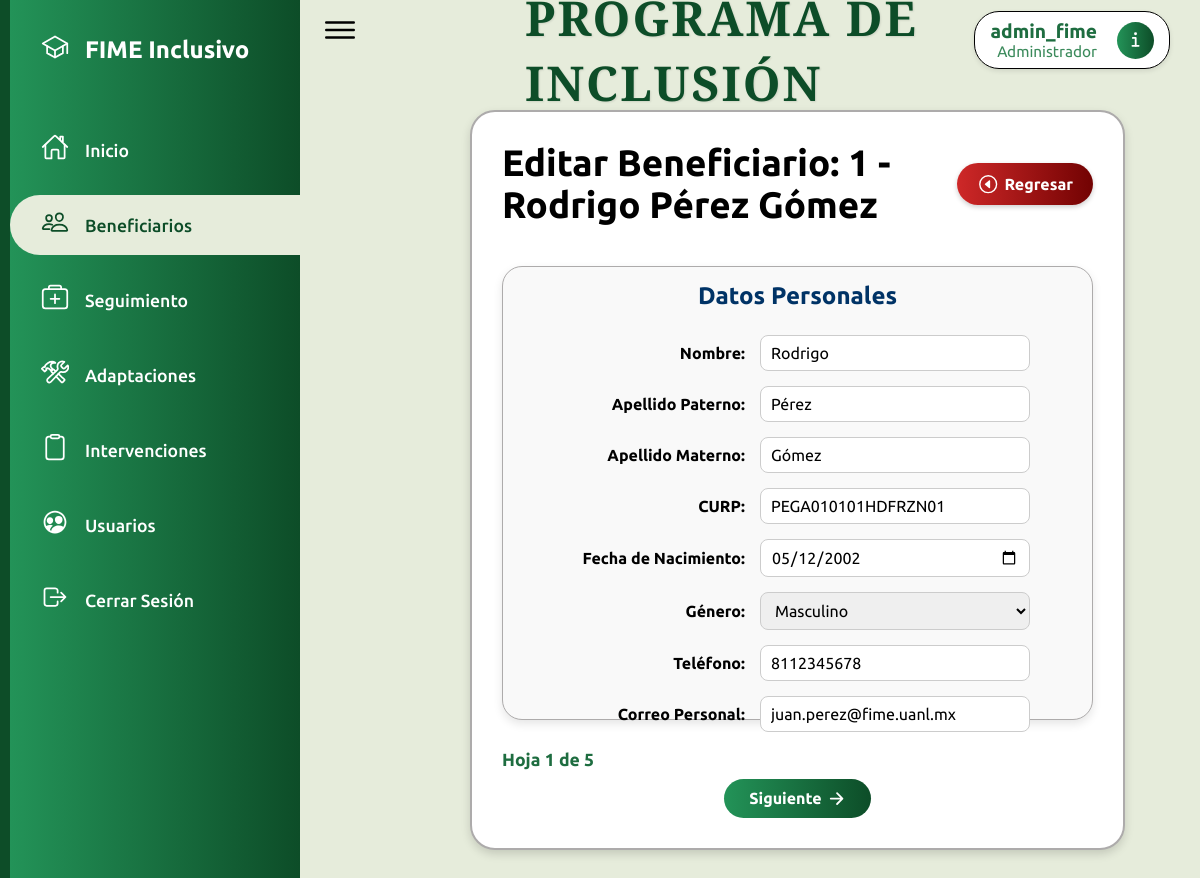
Page /modules/beneficiarios/editar_beneficiarios.php?id=1 (signed in) on the committed database.
### tables this page shows
CREATE TABLE `beneficiarios` (
  `id_beneficiario` int(11) NOT NULL,
  `nombre` varchar(100) NOT NULL,
  `apellido_paterno` varchar(100) NOT NULL,
  `apellido_materno` varchar(100) DEFAULT NULL,
  `curp` char(18) NOT NULL,
  `fecha_nacimiento` date NOT NULL,
  `genero` enum('Masculino','Femenino','Otro') NOT NULL,
  `telefono` varchar(15) DEFAULT NULL,
  `correo_institucional` varchar(100) DEFAULT NULL,
  `matricula` varchar(20) NOT NULL,
  `carrera` varchar(100) NOT NULL,
  `semestre` tinyint(4) NOT NULL CHECK (`semestre` between 1 and 12),
  `plan_de_estudio` smallint(6) NOT NULL,
  `estatus_academico` enum('Activo','Baja temporal','Egresado','Baja definitiva') NOT NULL,
  `tipo_discapacidad` varchar(100) DEFAULT NULL,
  `diagnostico` text DEFAULT NULL,
  `adaptaciones` text DEFAULT NULL,
  `recursos_asignados` text DEFAULT NULL,
  `profesional_asignado` int(11) DEFAULT NULL,
  `fecha_ingreso` date DEFAULT NULL,
  `estado_inicial` varchar(100) DEFAULT NULL,
  `observaciones_iniciales` text DEFAULT NULL,
  `nombre_emergencia` varchar(100) DEFAULT NULL,
  `telefono_emergencia` varchar(10) DEFAULT NULL,
  `parentesco_emergencia` varchar(50) DEFAULT NULL
);

### modules/beneficiarios/editar_beneficiarios.php (the view, shortened to what this page needs)
<?php
$user = $_SESSION['usuarioingresando'];
include '../../config/db.php';
$beneficiario = null;
if (isset($_GET['id']) && is_numeric($_GET['id'])) {
    $beneficiario_id = intval($_GET['id']);
    $query = "SELECT * FROM beneficiarios WHERE id_beneficiario = ?";
    if ($stmt = mysqli_prepare($conex, $query)) {
        mysqli_stmt_bind_param($stmt, "i", $beneficiario_id);
        mysqli_stmt_execute($stmt);
        $result = mysqli_stmt_get_result($stmt);
        $beneficiario = mysqli_fetch_assoc($result);
    }
}
?>
<!DOCTYPE html>
<html lang="es">
<head>
    <link rel="stylesheet" href="../../assets/css/sidebar.css">
    <link rel="stylesheet" href="https://cdnjs.cloudflare.com/ajax/libs/font-awesome/5.15.4/css/all.min.css">
</head>
<body>
    <?php
    $currentPage = basename($_SERVER['PHP_SELF']);
    ?>
    <div class="container">
        <div class="navigation">
            <ul>
                <li>
                    <a href="#">
                        <span class="icon">
                            <ion-icon name="school-outline"></ion-icon>
                        </span>
                        <span class="title">FIME Inclusivo</span>
                    </a>
                </li>
                <li class="<?php echo ($currentPage == 'dashboard.php') ? 'active' : ''; ?>">
                    <a href="../../modules/auth/dashboard.php" data-tooltip="Inicio">
                        <span class="icon"><ion-icon name="home-outline"></ion-icon></span>
                        <span class="title">Inicio</span>
                    </a>
                </li>
                <?php
                $beneficiariosPages = ['index_beneficiarios.php', 'crear_beneficiarios.php', 'editar_beneficiarios.php', 'ver_beneficiarios.php'];
                ?>
                <li class="<?php echo in_array($currentPage, $beneficiariosPages) ? 'active' : ''; ?>">
                    <a href="../../modules/beneficiarios/index_beneficiarios.php" data-tooltip="Beneficiarios">
                        <span class="icon"><ion-icon name="people-outline"></ion-icon></span>
                        <span class="title">Beneficiarios</span>
                    </a>
                </li>
                <?php
                $diagnosticosPages = ['index_diagnosticos.php', 'crear_diagnosticos.php', 'editar_diagnosticos.php', 'historico_diagnosticos.php', 'ver_diagnosticos.php'];
                ?>
                <li class="<?php echo in_array($currentPage, $diagnosticosPages) ? 'active' : ''; ?>">
                    <a href="../../modules/diagnosticos/index_diagnosticos.php" data-tooltip="Diagnósticos">
                        <span class="icon"><ion-icon name="medkit-outline"></ion-icon></span>
                        <span class="title">Seguimiento</span>
                    </a>
                </li>
                <?php
                $adaptacionesPages = ['index_adaptaciones.php', 'crear_adaptaciones.php', 'editar_adaptaciones.php', 'historico_adaptaciones.php', 'ver_adaptaciones.php'];
                ?>
                <li class="<?php echo in_array($currentPage, $adaptacionesPages) ? 'active' : ''; ?>">
                    <a href="../../modules/adaptaciones/index_adaptaciones.php" data-tooltip="Adaptaciones">
                        <span class="icon"><ion-icon name="construct-outline"></ion-icon></span>
                        <span class="title">Adaptaciones</span>
                    </a>
                </li>
                <?php
                $intervencionesPages = ['index_intervenciones.php', 'crear_intervenciones.php', 'editar_intervenciones.php', 'historico_intervenciones.php', 'ver_intervenciones.php'];
                ?>
                <li class="<?php echo in_array($currentPage, $intervencionesPages) ? 'active' : ''; ?>">
                    <a href="../../modules/intervenciones/index_intervenciones.php" data-tooltip="Intervenciones">
                        <span class="icon"><ion-icon name="clipboard-outline"></ion-icon></span>
                        <span class="title">Intervenciones</span>
                    </a>
                </li>
                <?php
                if (isset($_SESSION['rol']) && $_SESSION['rol'] === 'Administrador') {
                    $usuariosPages = ['index_usuarios.php', 'crear_usuarios.php', 'editar_usuarios.php', 'ver_usuarios.php'];
                ?>
                    <li class="<?php echo in_array($currentPage, $usuariosPages) ? 'active' : ''; ?>">
                        <a href="../../modules/usuarios/index_usuarios.php" data-tooltip="Usuarios">
                            <span class="icon"><ion-icon name="people-circle-outline"></ion-icon></span>
                            <span class="title">Usuarios</span>
                        </a>
                    </li>
                <?php
                }
                ?>
                <li>
                    <a href="#" onclick="showLogoutModal()" data-tooltip="Cerrar Sesión">
                        <span class="icon">
                            <ion-icon name="log-out-outline"></ion-icon>
                        </span>
                        <span class="title">Cerrar Sesión</span>
                    </a>
                </li>
            </ul>
        </div>
    </div>
    <div class="main">
        <div class="topbar">
            <div class="toggle">
                <ion-icon name="menu-outline"></ion-icon>
            </div>
            <h2 class="page-title">PROGRAMA DE INCLUSIÓN</h2>
            <div class="user-box">
                <div class="user-info">
                    <div class="user-name"><?php echo htmlspecialchars($user); ?></div>
                    <div class="user-role"><?php echo htmlspecialchars($_SESSION['rol']); ?></div>
                </div>
                <button class="info-btn" onclick="mostrarInfo()">
                    <ion-icon name="information-outline"></ion-icon>
                </button>
            </div>
        </div>
        <div class="beneficiary-container">
            <div class="header-section">
                <?php
                $nombre_completo_beneficiario = trim(
                    $beneficiario['nombre'] . ' ' .
                        $beneficiario['apellido_paterno'] . ' ' .
                        ($beneficiario['apellido_materno'] ?? '')
                );
                ?>
                <h2 class="section-title">Editar Beneficiario:
                    <?php echo htmlspecialchars($beneficiario['id_beneficiario'] . ' - ' . $nombre_completo_beneficiario); ?>
                </h2>
                <a href="../../modules/beneficiarios/index_beneficiarios.php" class="btn-regresar">
                    <ion-icon name="caret-back-circle-outline"></ion-icon> Regresar
                </a>
            </div>
            <div class="form-pagination-container">
                <form id="beneficiaryForm" action="actualizar_beneficiarios.php" method="POST">
                    <div class="form-page is-active" data-page="1">
                        <h3>Datos Personales</h3>
                        <label><span>Nombre:</span><input type="text" name="nombre" value="<?php echo htmlspecialchars($beneficiario['nombre'] ?? ''); ?>" pattern="[A-Za-zÁÉÍÓÚáéíóúÑñ\s]+" title="Solo se permiten letras y espacios." maxlength="100" required></label>
                        <label><span>Apellido Paterno:</span><input type="text" name="apellido_paterno" value="<?php echo htmlspecialchars($beneficiario['apellido_paterno'] ?? ''); ?>" pattern="[A-Za-zÁÉÍÓÚáéíóúÑñ\s]+" title="Solo se permiten letras y espacios." maxlength="100" required></label>
                        <label><span>Apellido Materno:</span><input type="text" name="apellido_materno" value="<?php echo htmlspecialchars($beneficiario['apellido_materno'] ?? ''); ?>" pattern="[A-Za-zÁÉÍÓÚáéíóúÑñ\s]+" title="Solo se permiten letras y espacios." maxlength="100" required></label>
                        <label><span>CURP:</span><input type="text" name="curp" value="<?php echo htmlspecialchars($beneficiario['curp'] ?? ''); ?>" minlength="18" maxlength="18" required pattern="[A-Z0-9]{18}" title="El CURP debe tener exactamente 18 caracteres alfanuméricos y estar en mayúsculas."></label>
                        <label><span>Fecha de Nacimiento:</span><input type="date" name="fecha_nacimiento" value="<?php echo htmlspecialchars($beneficiario['fecha_nacimiento'] ?? ''); ?>" required></label>
                        <label><span>Género:</span>
                            <select name="genero" required>
                                <option value="Masculino" <?php echo ($beneficiario['genero'] ?? '') == 'Masculino' ? 'selected' : ''; ?>>Masculino</option>
                            </select>
                        </label>
                        <label><span>Teléfono:</span><input type="tel" name="telefono" value="<?php echo htmlspecialchars($beneficiario['telefono'] ?? ''); ?>" minlength="10" maxlength="10" required pattern="[0-9]{10}" title="El teléfono debe tener 10 dígitos." oninput="this.value = this.value.replace(/[^0-9]/g, '')"></label>
                        <label><span>Correo Personal:</span><input type="email" name="correo_institucional" value="<?php echo htmlspecialchars($beneficiario['correo_institucional'] ?? ''); ?>" required title="Ingresa un correo electrónico válido."></label>
                    </div>
                </form>
            </div>
            <div class="pagination-info">
                Hoja <span id="currentPageNumber">1</span> de 5
            </div>
            <div class="pagination-buttons">
                <button type="button" class="btn-pagination btn-next">
                </button>
            </div>
        </div>
    </div>
</body>
</html>

### modules/beneficiarios/editar_beneficiarios.php (style rules this page uses)
.beneficiary-container { margin: 30px auto; margin-top: 50px; margin-left: 170px; margin-right: 10px; margin-bottom: 90px; padding: 30px; border: 1px solid #000; background: white; border: 2px solid #adabab; border-radius: 25px; box-shadow: 0 4px 10px rgba(0, 0, 0, 0.15); width: calc(95% - 200px); min-height: 95px; height: 740px; display: flex; flex-direction: column; }

### rows in the picture
beneficiarios: id_beneficiario+nombre+apellido_paterno "1 - Rodrigo Pérez Gómez", nombre "Rodrigo", apellido_paterno "Pérez", apellido_materno "Gómez", curp "PEGA010101HDFRZN01", fecha_nacimiento "05/12/2002", genero "Masculino", telefono "8112345678", correo_institucional "juan.perez@fime.uanl.mx"

### other values in the picture
$user "admin_fime"
$_SESSION['rol'] "Administrador"
